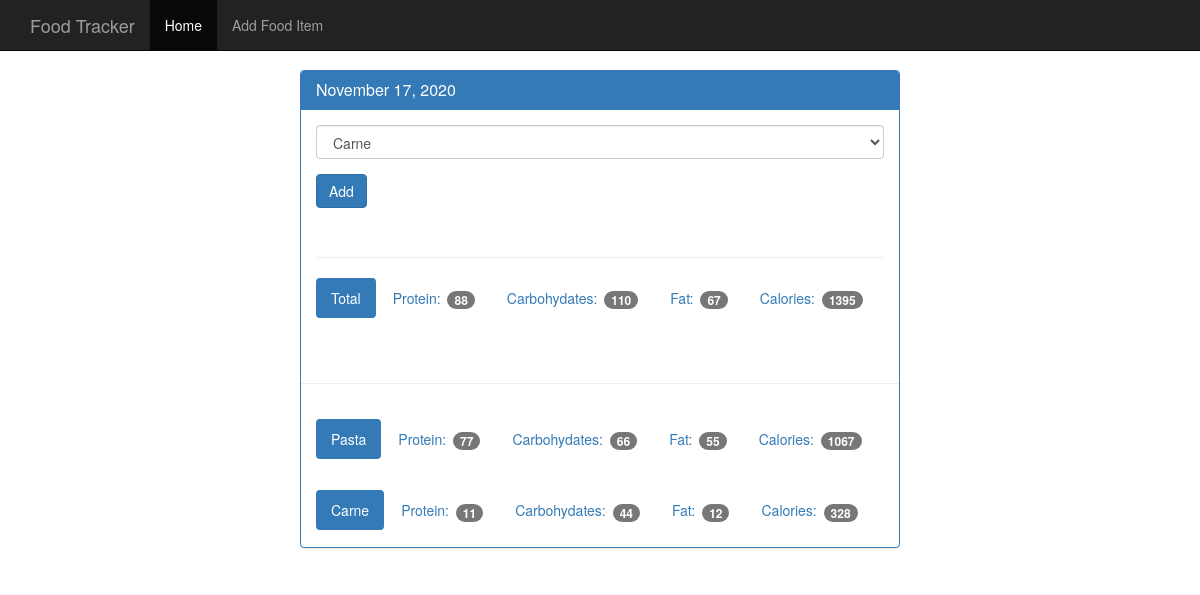
/details/20201117, run on the app's committed database.
### tables this page shows
CREATE TABLE food (
    id integer primary key autoincrement,
    name text not null,
    protein integer not null,
    carbohydrates integer not null,
    fats integer not null,
    calories integer not null
);

### modules/routes.py (the view)
    @app.route('/details/<int:db_date>')
    def _details(db_date):
        if not date_exists(db_date):
            return '<h1>not found</h1>'
        return render_template(
            'day.html',
            date=db_date,
            pretty_date=pretty_date(db_date),
            food_list=get_all_food(),
            daily_food=get_daily_food(db_date)
        )

### modules/database.py (called while the page is built)
def init(app: Flask):
    @app.teardown_appcontext
    def _close_db(error):
        if hasattr(g, DB_ATTRIB_NAME):
            get_db().close()
        if error:
            print(error)

def connect_db():
    database = sqlite3.connect(DB_NAME)
    database.row_factory = sqlite3.Row
    return database

def get_db():
    if not hasattr(g, DB_ATTRIB_NAME):
        g.sqlite_db = connect_db()
    return g.sqlite_db

def get_daily_food(date):
    date_id = get_date_id(date)
    food_for_date = get_food_for_date(date_id)
    return [get_food_from_food_id(food_id)
            for food_id in food_for_date]

def pretty_date(date):
    datetime_obj = datetime.strptime(str(date), DATABASE_DATE_FORMAT)
    return datetime.strftime(datetime_obj, OUTPUT_DATE_FORMAT)

def get_date_id(date):
    cursor = get_db().execute(
        'select id from log_date'
        f' where entry_date = "{date}"'
    )
    return cursor.fetchone()['id']

def date_exists(date):
    cursor = get_db().execute(
        'select entry_date from log_date'
        ' where entry_date = ?', [date])
    return cursor.fetchone()

def get_food_for_date(date_id):
    cursor = get_db().execute(
        'select food_id from food_date '
        f'where log_date_id = "{date_id}"'
    )
    return [element['food_id'] for element in cursor.fetchall()]

def get_food_from_food_id(food_id):
    cursor = get_db().execute(
        f'select * from food where id={food_id}'
    )
    return cursor.fetchone()

def get_all_food():
    cursor = get_db().execute('select * from food')
    return cursor.fetchall()

### templates/day.html (shortened to what this page needs)
{% extends 'base.html' %}
{% block content %}
    <div class="container theme-showcase col-sm-6 col-sm-offset-3" role="main">
      <div class="row">
        <div>
          <div class="panel panel-primary">
            <div class="panel-heading">
              <h3 class="panel-title">{{ pretty_date }}</h3>
            </div>
            <div class="panel-body">
              <form method="POST" action="{{ url_for('_add_food_date') }}">
                <div class="form-group">
                  <select name="food" class="form-control">
                    {% for food in food_list %}
                    <option>{{ food.name }}</option>
                    {% endfor %}
                  </select>
                </div>
                <button type="submit" class="btn btn-primary">Add</button>
              </form>
              <div class="page-header"></div>
              <ul class="nav nav-pills" role="tablist">
                <li class="active"><a>Total</a></li>
                <li><a>Protein: <span class="badge">{{ daily_food | sum(attribute='protein') }}</span></a></li>
                <li><a>Carbohydates: <span class="badge">{{ daily_food | sum(attribute='carbohydrates') }}</span></a></li>
                <li><a>Fat: <span class="badge">{{ daily_food | sum(attribute='fats') }}</span></a></li>
                <li><a>Calories: <span class="badge">{{ daily_food | sum(attribute='calories') }}</span></a></li>
              </ul>
            </div>
            <div class="page-header"></div>
            {% for f in daily_food %}
            <div class="panel-body">
              <ul class="nav nav-pills" role="tablist">
                <li class="active"><a>{{ f.name }}</a></li>
                <li><a>Protein: <span class="badge">{{ f.protein }}</span></a></li>
                <li><a>Carbohydates: <span class="badge">{{ f.carbohydrates }}</span></a></li>
                <li><a>Fat: <span class="badge">{{ f.fats }}</span></a></li>
                <li><a>Calories: <span class="badge">{{ f.calories}}</span></a></li>
              </ul>
            </div>
            {% endfor %}
          </div>
        </div>
      </div>
    </div>
{% endblock %}

### static/css/theme.css (style rules this page uses)
body { padding-top: 70px; padding-bottom: 30px; }

### data on the page
food: name "Pasta", protein "77", carbohydrates "66", fats "55", calories "1067"
food: name "Carne", protein "11", carbohydrates "44", fats "12", calories "328"

### other printed values
{{ pretty_date }} "November 17, 2020"
{{ daily_food | sum(attribute='protein') }} "88"
{{ daily_food | sum(attribute='carbohydrates') }} "110"
{{ daily_food | sum(attribute='fats') }} "67"
{{ daily_food | sum(attribute='calories') }} "1395"
form field food "Carne"
